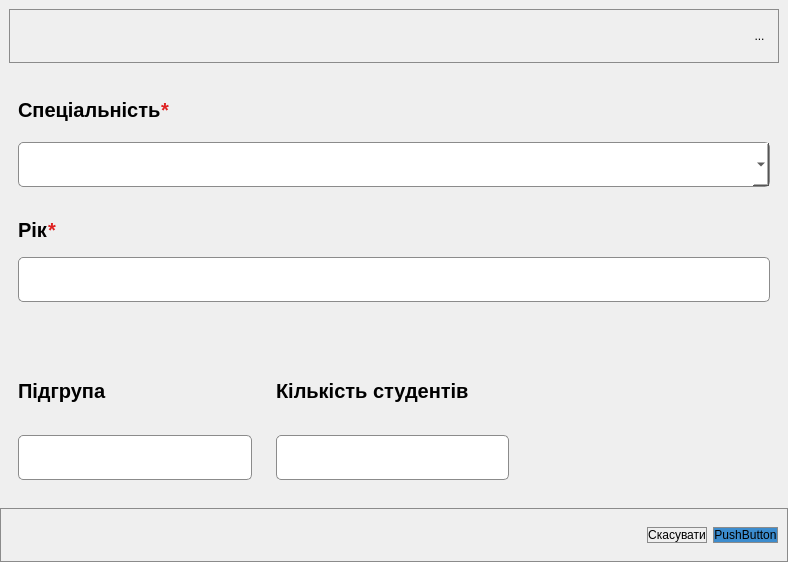
<?xml version="1.0" encoding="UTF-8"?>
<ui version="4.0">
 <class>GroupProcessWindow</class>
 <widget class="QDialog" name="GroupProcessWindow">
  <property name="geometry">
   <rect>
    <x>0</x>
    <y>0</y>
    <width>788</width>
    <height>562</height>
   </rect>
  </property>
  <property name="windowTitle">
   <string>Dialog</string>
  </property>
  <layout class="QVBoxLayout" name="verticalLayout">
   <property name="spacing">
    <number>0</number>
   </property>
   <property name="leftMargin">
    <number>0</number>
   </property>
   <property name="topMargin">
    <number>0</number>
   </property>
   <property name="rightMargin">
    <number>0</number>
   </property>
   <property name="bottomMargin">
    <number>0</number>
   </property>
   <item>
    <widget class="QFrame" name="frame">
     <property name="styleSheet">
      <string notr="true">border: 0px;</string>
     </property>
     <property name="frameShape">
      <enum>QFrame::Shape::StyledPanel</enum>
     </property>
     <property name="frameShadow">
      <enum>QFrame::Shadow::Raised</enum>
     </property>
     <layout class="QVBoxLayout" name="verticalLayout_2">
      <item>
       <widget class="QFrame" name="Headar">
        <property name="maximumSize">
         <size>
          <width>16777215</width>
          <height>54</height>
         </size>
        </property>
        <property name="styleSheet">
         <string notr="true">border: 1px solid rgb(139, 139, 139);</string>
        </property>
        <property name="frameShape">
         <enum>QFrame::Shape::StyledPanel</enum>
        </property>
        <property name="frameShadow">
         <enum>QFrame::Shadow::Raised</enum>
        </property>
        <layout class="QHBoxLayout" name="horizontalLayout">
         <property name="spacing">
          <number>0</number>
         </property>
         <item>
          <widget class="QLabel" name="windowTitle">
           <property name="layoutDirection">
            <enum>Qt::LayoutDirection::LeftToRight</enum>
           </property>
           <property name="styleSheet">
            <string notr="true">color: black;
border: 0px;
margin-left: 24px;
margin-bottom: 6px;
font: 26px;
font-weight: 700;</string>
           </property>
           <property name="text">
            <string/>
           </property>
           <property name="alignment">
            <set>Qt::AlignmentFlag::AlignCenter</set>
           </property>
          </widget>
         </item>
         <item>
          <widget class="QToolButton" name="closeButton">
           <property name="styleSheet">
            <string notr="true">border: 0px;</string>
           </property>
           <property name="text">
            <string>...</string>
           </property>
          </widget>
         </item>
        </layout>
       </widget>
      </item>
      <item>
       <widget class="QFrame" name="frame_3">
        <property name="frameShape">
         <enum>QFrame::Shape::StyledPanel</enum>
        </property>
        <property name="frameShadow">
         <enum>QFrame::Shadow::Raised</enum>
        </property>
        <layout class="QVBoxLayout" name="verticalLayout_3">
         <property name="spacing">
          <number>0</number>
         </property>
         <property name="bottomMargin">
          <number>0</number>
         </property>
         <item>
          <widget class="QFrame" name="frame_6">
           <property name="styleSheet">
            <string notr="true">color: rgb(223, 33, 33);</string>
           </property>
           <property name="frameShape">
            <enum>QFrame::Shape::StyledPanel</enum>
           </property>
           <property name="frameShadow">
            <enum>QFrame::Shadow::Raised</enum>
           </property>
           <layout class="QHBoxLayout" name="horizontalLayout_3">
            <property name="spacing">
             <number>0</number>
            </property>
            <property name="leftMargin">
             <number>0</number>
            </property>
            <property name="topMargin">
             <number>0</number>
            </property>
            <property name="rightMargin">
             <number>0</number>
            </property>
            <property name="bottomMargin">
             <number>0</number>
            </property>
            <item>
             <widget class="QLabel" name="label">
              <property name="maximumSize">
               <size>
                <width>16777215</width>
                <height>39</height>
               </size>
              </property>
              <property name="styleSheet">
               <string notr="true">color: rgb(0, 0, 0);
font-size: 20px;
font-weight: 700;</string>
              </property>
              <property name="text">
               <string>Спеціальність</string>
              </property>
             </widget>
            </item>
            <item>
             <widget class="QLabel" name="label_4">
              <property name="styleSheet">
               <string notr="true">color: rgb(0, 0, 0);
font-size: 20px;
font-weight: 700;
color: rgb(223, 33, 33);</string>
              </property>
              <property name="text">
               <string>*</string>
              </property>
             </widget>
            </item>
            <item>
             <spacer name="horizontalSpacer_2">
              <property name="orientation">
               <enum>Qt::Orientation::Horizontal</enum>
              </property>
              <property name="sizeHint" stdset="0">
               <size>
                <width>40</width>
                <height>20</height>
               </size>
              </property>
             </spacer>
            </item>
           </layout>
          </widget>
         </item>
         <item>
          <widget class="EditableComboBox" name="specialityComboBox">
           <property name="minimumSize">
            <size>
             <width>0</width>
             <height>45</height>
            </size>
           </property>
           <property name="styleSheet">
            <string notr="true">background-color: rgb(255, 255, 255);
border: 1px solid rgb(139, 139, 139);
border-radius: 5px;
color: rgb(0, 0, 0);
font-size: 14px;</string>
           </property>
          </widget>
         </item>
        </layout>
       </widget>
      </item>
      <item>
       <widget class="QFrame" name="frame_5">
        <property name="frameShape">
         <enum>QFrame::Shape::StyledPanel</enum>
        </property>
        <property name="frameShadow">
         <enum>QFrame::Shadow::Raised</enum>
        </property>
        <layout class="QVBoxLayout" name="verticalLayout_4">
         <property name="spacing">
          <number>0</number>
         </property>
         <item>
          <widget class="QFrame" name="frame_8">
           <property name="styleSheet">
            <string notr="true">color: rgb(223, 33, 33);</string>
           </property>
           <property name="frameShape">
            <enum>QFrame::Shape::StyledPanel</enum>
           </property>
           <property name="frameShadow">
            <enum>QFrame::Shadow::Raised</enum>
           </property>
           <layout class="QHBoxLayout" name="horizontalLayout_5">
            <property name="spacing">
             <number>0</number>
            </property>
            <property name="leftMargin">
             <number>0</number>
            </property>
            <property name="topMargin">
             <number>0</number>
            </property>
            <property name="rightMargin">
             <number>0</number>
            </property>
            <property name="bottomMargin">
             <number>0</number>
            </property>
            <item>
             <widget class="QLabel" name="label_6">
              <property name="maximumSize">
               <size>
                <width>16777215</width>
                <height>39</height>
               </size>
              </property>
              <property name="styleSheet">
               <string notr="true">color: rgb(0, 0, 0);
font-size: 20px;
font-weight: 700;</string>
              </property>
              <property name="text">
               <string>Рік</string>
              </property>
             </widget>
            </item>
            <item>
             <widget class="QLabel" name="label_7">
              <property name="styleSheet">
               <string notr="true">color: rgb(0, 0, 0);
font-size: 20px;
font-weight: 700;
color: rgb(223, 33, 33);</string>
              </property>
              <property name="text">
               <string>*</string>
              </property>
             </widget>
            </item>
            <item>
             <spacer name="horizontalSpacer_4">
              <property name="orientation">
               <enum>Qt::Orientation::Horizontal</enum>
              </property>
              <property name="sizeHint" stdset="0">
               <size>
                <width>40</width>
                <height>20</height>
               </size>
              </property>
             </spacer>
            </item>
           </layout>
          </widget>
         </item>
         <item>
          <widget class="QLineEdit" name="yearLineEdit">
           <property name="minimumSize">
            <size>
             <width>0</width>
             <height>45</height>
            </size>
           </property>
           <property name="styleSheet">
            <string notr="true">background-color: rgb(255, 255, 255);
border: 1px solid rgb(139, 139, 139);
border-radius: 5px;
color: rgb(0, 0, 0);
font-size: 14px;</string>
           </property>
           <property name="text">
            <string/>
           </property>
          </widget>
         </item>
        </layout>
       </widget>
      </item>
      <item>
       <widget class="QFrame" name="frame_7">
        <property name="minimumSize">
         <size>
          <width>0</width>
          <height>182</height>
         </size>
        </property>
        <property name="frameShape">
         <enum>QFrame::Shape::StyledPanel</enum>
        </property>
        <property name="frameShadow">
         <enum>QFrame::Shadow::Raised</enum>
        </property>
        <layout class="QHBoxLayout" name="horizontalLayout_4">
         <property name="leftMargin">
          <number>0</number>
         </property>
         <property name="topMargin">
          <number>0</number>
         </property>
         <property name="bottomMargin">
          <number>0</number>
         </property>
         <item>
          <widget class="QFrame" name="frame_10">
           <property name="frameShape">
            <enum>QFrame::Shape::StyledPanel</enum>
           </property>
           <property name="frameShadow">
            <enum>QFrame::Shadow::Raised</enum>
           </property>
           <layout class="QVBoxLayout" name="verticalLayout_6">
            <property name="topMargin">
             <number>0</number>
            </property>
            <property name="bottomMargin">
             <number>0</number>
            </property>
            <item>
             <widget class="QLabel" name="label_3">
              <property name="minimumSize">
               <size>
                <width>0</width>
                <height>76</height>
               </size>
              </property>
              <property name="maximumSize">
               <size>
                <width>16777215</width>
                <height>39</height>
               </size>
              </property>
              <property name="styleSheet">
               <string notr="true">color: rgb(0, 0, 0);
font-size: 20px;
font-weight: 700;</string>
              </property>
              <property name="text">
               <string>Підгрупа</string>
              </property>
              <property name="wordWrap">
               <bool>true</bool>
              </property>
             </widget>
            </item>
            <item>
             <widget class="QLineEdit" name="subgroupLineEdit">
              <property name="minimumSize">
               <size>
                <width>0</width>
                <height>45</height>
               </size>
              </property>
              <property name="styleSheet">
               <string notr="true">background-color: rgb(255, 255, 255);
border: 1px solid rgb(139, 139, 139);
border-radius: 5px;
color: rgb(0, 0, 0);
font-size: 14px;</string>
              </property>
              <property name="text">
               <string/>
              </property>
             </widget>
            </item>
           </layout>
          </widget>
         </item>
         <item>
          <widget class="QFrame" name="frame_11">
           <property name="frameShape">
            <enum>QFrame::Shape::StyledPanel</enum>
           </property>
           <property name="frameShadow">
            <enum>QFrame::Shadow::Raised</enum>
           </property>
           <layout class="QVBoxLayout" name="verticalLayout_7">
            <property name="topMargin">
             <number>0</number>
            </property>
            <property name="bottomMargin">
             <number>0</number>
            </property>
            <item>
             <widget class="QLabel" name="label_5">
              <property name="minimumSize">
               <size>
                <width>0</width>
                <height>76</height>
               </size>
              </property>
              <property name="maximumSize">
               <size>
                <width>16777215</width>
                <height>39</height>
               </size>
              </property>
              <property name="styleSheet">
               <string notr="true">color: rgb(0, 0, 0);
font-size: 20px;
font-weight: 700;</string>
              </property>
              <property name="text">
               <string>Кількість студентів</string>
              </property>
              <property name="wordWrap">
               <bool>true</bool>
              </property>
             </widget>
            </item>
            <item>
             <widget class="QLineEdit" name="quantityStedentLineEdit">
              <property name="minimumSize">
               <size>
                <width>0</width>
                <height>45</height>
               </size>
              </property>
              <property name="styleSheet">
               <string notr="true">background-color: rgb(255, 255, 255);
border: 1px solid rgb(139, 139, 139);
border-radius: 5px;
color: rgb(0, 0, 0);
font-size: 14px;</string>
              </property>
              <property name="text">
               <string/>
              </property>
             </widget>
            </item>
           </layout>
          </widget>
         </item>
         <item>
          <spacer name="horizontalSpacer_3">
           <property name="orientation">
            <enum>Qt::Orientation::Horizontal</enum>
           </property>
           <property name="sizeHint" stdset="0">
            <size>
             <width>40</width>
             <height>20</height>
            </size>
           </property>
          </spacer>
         </item>
        </layout>
       </widget>
      </item>
     </layout>
    </widget>
   </item>
   <item>
    <widget class="QFrame" name="frame_4">
     <property name="maximumSize">
      <size>
       <width>16777215</width>
       <height>54</height>
      </size>
     </property>
     <property name="styleSheet">
      <string notr="true">border: 1px solid rgb(139, 139, 139);</string>
     </property>
     <property name="frameShape">
      <enum>QFrame::Shape::StyledPanel</enum>
     </property>
     <property name="frameShadow">
      <enum>QFrame::Shadow::Raised</enum>
     </property>
     <layout class="QHBoxLayout" name="horizontalLayout_2">
      <item>
       <spacer name="horizontalSpacer">
        <property name="orientation">
         <enum>Qt::Orientation::Horizontal</enum>
        </property>
        <property name="sizeHint" stdset="0">
         <size>
          <width>40</width>
          <height>20</height>
         </size>
        </property>
       </spacer>
      </item>
      <item>
       <widget class="QPushButton" name="cancelButon">
        <property name="styleSheet">
         <string notr="true">color: rgb(0, 0, 0);</string>
        </property>
        <property name="text">
         <string>Скасувати</string>
        </property>
       </widget>
      </item>
      <item>
       <widget class="QPushButton" name="agreeButton">
        <property name="styleSheet">
         <string notr="true">color: rgb(0, 0, 0);
background-color: rgb(60, 140, 206);</string>
        </property>
        <property name="text">
         <string>PushButton</string>
        </property>
       </widget>
      </item>
     </layout>
    </widget>
   </item>
  </layout>
 </widget>
 <customwidgets>
  <customwidget>
   <class>EditableComboBox</class>
   <extends>QComboBox</extends>
   <header location="global">editablecombobox.h</header>
  </customwidget>
 </customwidgets>
 <resources/>
 <connections/>
</ui>
